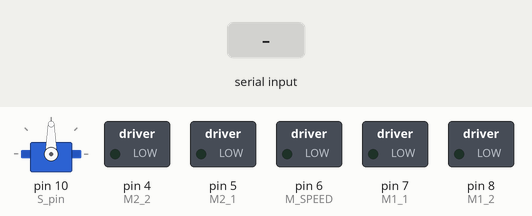
Recording of a sketch running on a simulated Arduino Uno, built with avr-gcc and run on an emulated ATmega328P. On the bench: servo, switched loads named in the sketch (green lamp = pin HIGH). Inputs (shaded band) come from the test bench. What the sketch prints to the serial monitor is not drawn.

Above: at 1.2 s.
1.3 s: "L" received over the second serial link
At 2.4 s:
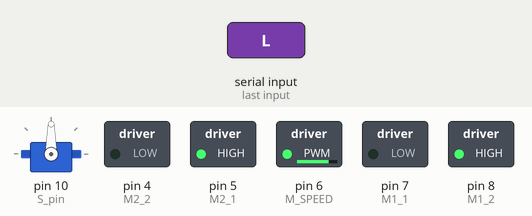
2.8 s: "R" received over the second serial link
At 3.5 s:
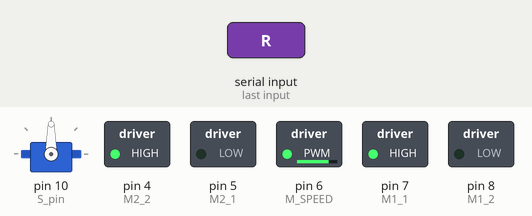
4.3 s: "B" received over the second serial link
At 4.7 s:
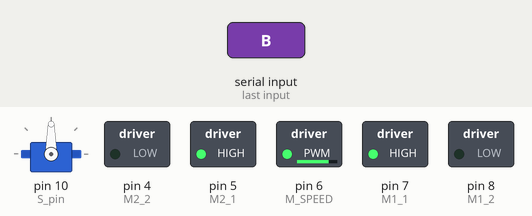
5.8 s: "F" received over the second serial link
At 7.0 s:
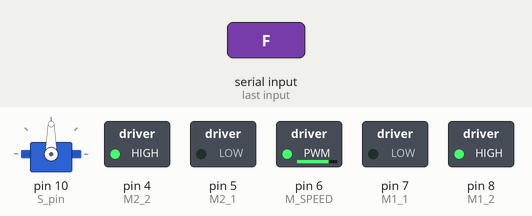
7.3 s: "S" received over the second serial link
At 8.2 s:
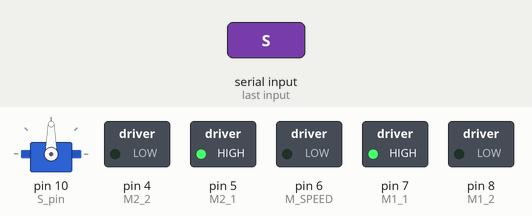
Timing chart, 0 to 9.9 s (numbered marks = the images above; inputs shaded):
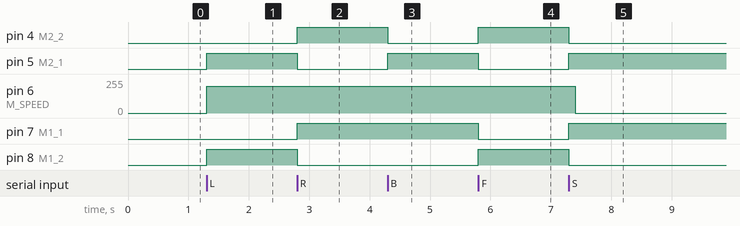

The sketch:

FULL_CODE.ino
```cpp
#include <Servo.h>
#include<SoftwareSerial.h>

/* MOTOR PINS */

#define M1_1 7    // IN 1
#define M1_2 8    // IN 2
#define M2_1 5    // IN 3
#define M2_2 4    // IN 4
#define M_SPEED 6 // EN
#define M_delay90 500 // DELAY FOR ROTATING (90) DEG

/* SERVO PINS */

#define S_pin 10 // Servo motor pin
#define spoint 103 // Servo default position

/* BLUETOOTH */

SoftwareSerial bt(2,3); /* (Rx,Tx) */
char mode = 'C'; // Default in control mode

/* ULTRASONIC */

const int trigPin = 9;
const int echoPin = 10;

float duration, distance;
int L,R,Left,Right;

/* Servo */

Servo servo;

void setup() {
  // SET ALL PIN OF MOTOR DRIVERS TO OUTPUT
  pinMode(M1_1,OUTPUT);
  pinMode(M1_2,OUTPUT);
  pinMode(M2_1,OUTPUT);
  pinMode(M2_2,OUTPUT);
  pinMode(M_SPEED,OUTPUT);
  bt.begin(9600); /* Define baud rate for software serial communication */
  pinMode(trigPin, OUTPUT);
  pinMode(echoPin, INPUT);
  servo.attach(S_pin);
  Serial.begin(9600); /* Define baud rate for serial communication */
}

void loop() {
  if (bt.available()) /* If data is available on serial port */
  {
    char ch = bt.read();
    Serial.println("Value received: "+ch); /* Print character received on to the serial monitor */
    processVal(ch);
    return;
  }
  if(mode == 'O'){
    // In Obstacle avoidance mode
    obstacle();
  }
}
void processVal(char value){
  if(mode == 'C'){
    // in Control mode
    switch(value){
      case 'L':
        // Move left side
        Serial.println("Moving Left..");
        left();
        break;
      case 'R':
        // Move right side
        Serial.println("Moving Right..");
        right();
        break;
      case 'B':
        // Move back side
        Serial.println("Moving Backward..");
        backward();
        break;
      case 'F':
        // Move forward
        Serial.println("Moving Forward..");
        forward();
        break;
      case 'S':
        // stop movement
        Serial.println("Breaking..");
        brake();
        break;
      case 'X':
        // Release the motor. no movements
        Serial.println("Releasing Motors..");
        stop();
        break;
    }
  }
}
void obstacle (){
  distance = ultrasonic(); // Get the current distance
  if (distance <= 12) {
    // Distance less than 12 Cm
    brake();
    L = leftsee();
    servo.write(spoint);
    delay(800);
    R = rightsee();
    servo.write(spoint);
    if (L < R) {
      right();
      delay(M_delay90);
      stop();
    } else if (L > R) {
      left();
      delay(M_delay90);
      stop();
    }
  } else {
    forward();
  }
}
float ultrasonic() {
  digitalWrite(trigPin, LOW);
  delayMicroseconds(2);
  digitalWrite(trigPin, HIGH);
  delayMicroseconds(10);
  digitalWrite(trigPin, LOW);

  duration = pulseIn(echoPin, HIGH);
  distance = (duration*.0343)/2;
  return distance;
}
void forward(){
  // MOVE FORWARD, BOTH MOTORS CLOCKWOSE
  start(); // SET SPEED
  digitalWrite(M1_1,LOW);
  digitalWrite(M1_2,HIGH);
  digitalWrite(M2_1,LOW);
  digitalWrite(M2_2,HIGH);
}
void backward(){
  // MOVE BACKWARD, BOTH MOTORS ANTI-CLOCKWOSE
  start();
  digitalWrite(M1_1,HIGH);
  digitalWrite(M1_2,LOW);
  digitalWrite(M2_1,HIGH);
  digitalWrite(M2_2,LOW);
}
void left(){
  // MOVE LEFT, RIGHT SIDE MOTORS FORWARD, LEFT SODE MOTORS BACKWARD
  start();
  digitalWrite(M1_1,LOW);
  digitalWrite(M1_2,HIGH);
  digitalWrite(M2_1,HIGH);
  digitalWrite(M2_2,LOW);
}
void right(){
  // MOVE LEFT, RIGHT SIDE MOTORS BACKWARD, LEFT SODE MOTORS FORWARD
  start();
  digitalWrite(M1_1,HIGH);
  digitalWrite(M1_2,LOW);
  digitalWrite(M2_1,LOW);
  digitalWrite(M2_2,HIGH);
}
void stop(){
  // Set SPEED TO 0
  analogWrite(M_SPEED,0);
}
void start(){
  // SET SPEED TO 200/225
  analogWrite(M_SPEED,200);
}
void brake(){
  // MOVE BACKWARD FOR A 100 MILLI SECONDS AND STOP THE MOTOR (FOR INSTANT BREAKING)
  start();
  backward();
  delay(100);
  stop();
}
void centersee() {
  // Rotate the servo motor to right side and return the ultrasonic sensor value
  servo.write(spoint);
}
int rightsee() {
  // Rotate the servo motor to right side and return the ultrasonic sensor value
  servo.write(20);
  delay(800);
  Left = ultrasonic();
  return Left;
}

int leftsee() {
  // Rotate the servo to left side and return the ultrasonic sensor value
  servo.write(180);
  delay(800);
  Right = ultrasonic();
  return Right;
}
```

Measured:
- after the input at 1.3 s, pin 5 (M2_1), pin 8 (M1_2): LOW → HIGH at once; pin 6 (M_SPEED): 0/255 → 200/255 at once
- after the input at 2.8 s, pin 4 (M2_2), pin 7 (M1_1): LOW → HIGH at once; pin 5 (M2_1), pin 8 (M1_2): HIGH → LOW at once
- after the input at 4.3 s, pin 4 (M2_2): HIGH → LOW at once; pin 5 (M2_1): LOW → HIGH at once
- after the input at 5.8 s, pin 4 (M2_2), pin 8 (M1_2): LOW → HIGH at once; pin 5 (M2_1), pin 7 (M1_1): HIGH → LOW at once
- after the input at 7.3 s, pin 4 (M2_2), pin 8 (M1_2): HIGH → LOW at once; pin 5 (M2_1), pin 7 (M1_1): LOW → HIGH at once; pin 6 (M_SPEED): 200/255 → 0/255 after 0.10 s
